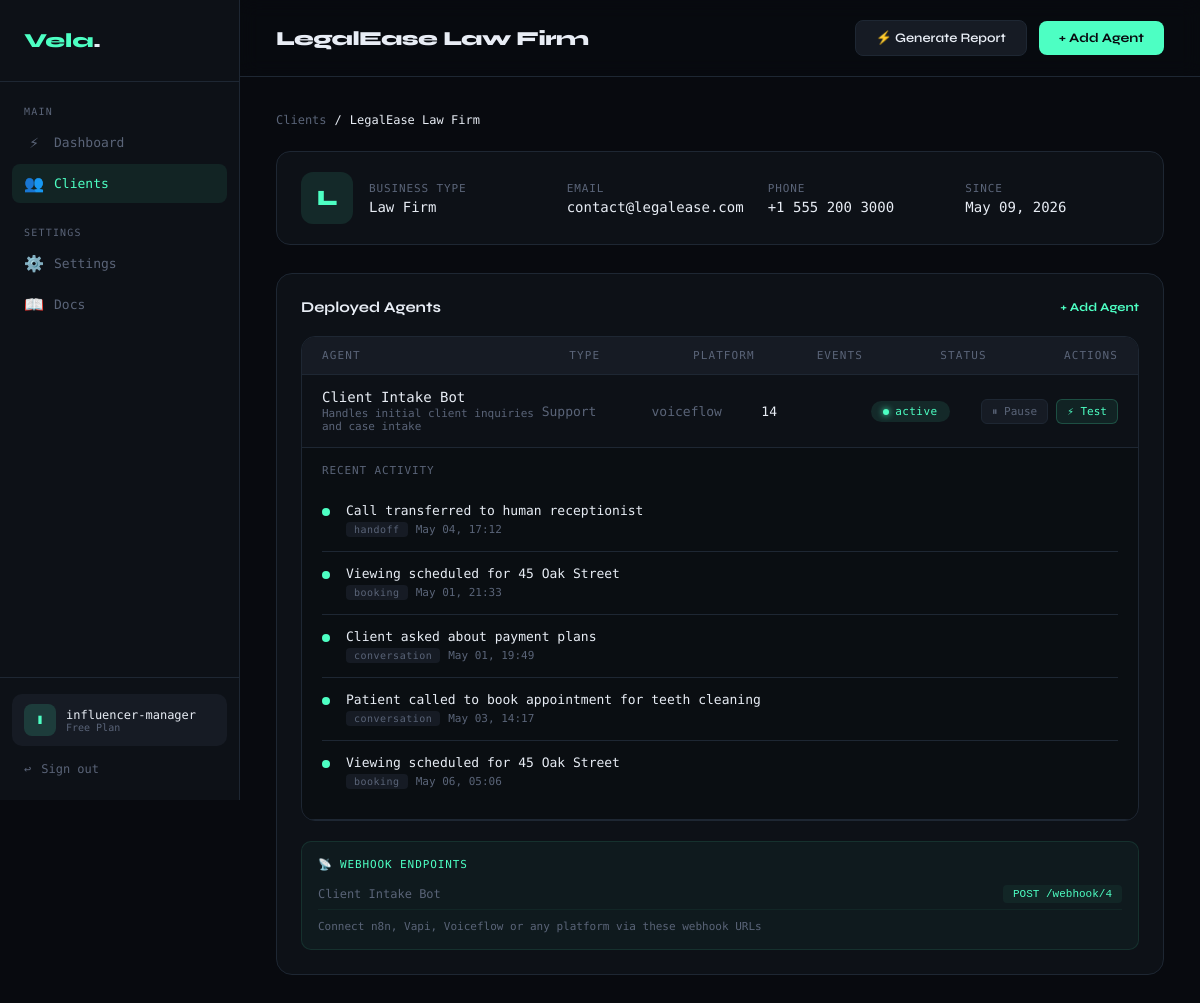
Screenshot of /clients/3 (signed in) with the database file from the repository.
### app.py (models this page shows)
class Client(db.Model):
    id = db.Column(db.Integer, primary_key=True)
    name = db.Column(db.String(100), nullable=False)
    business_type = db.Column(db.String(100))
    email = db.Column(db.String(120))
    phone = db.Column(db.String(20))
    agency_id = db.Column(db.Integer, db.ForeignKey('agency.id'), nullable=False)
    created_at = db.Column(db.DateTime, default=datetime.utcnow)
    agents = db.relationship('Agent', backref='client', lazy=True)

class Agent(db.Model):
    id = db.Column(db.Integer, primary_key=True)
    name = db.Column(db.String(100), nullable=False)
    agent_type = db.Column(db.String(50))  # receptionist, sales, support, etc
    platform = db.Column(db.String(50))    # n8n, vapi, voiceflow, custom
    status = db.Column(db.String(20), default='active')  # active, paused, error
    description = db.Column(db.Text)
    client_id = db.Column(db.Integer, db.ForeignKey('client.id'), nullable=False)
    created_at = db.Column(db.DateTime, default=datetime.utcnow)
    logs = db.relationship('ActivityLog', backref='agent', lazy=True)

class ActivityLog(db.Model):
    id = db.Column(db.Integer, primary_key=True)
    agent_id = db.Column(db.Integer, db.ForeignKey('agent.id'), nullable=False)
    event_type = db.Column(db.String(50))   # conversation, booking, error, handoff
    summary = db.Column(db.Text)
    outcome = db.Column(db.String(20))      # success, failed, pending
    created_at = db.Column(db.DateTime, default=datetime.utcnow)

### app.py (the view)
@app.route('/clients/<int:client_id>')
def client_detail(client_id):
    if 'agency_id' not in session:
        return redirect(url_for('login'))
    client = Client.query.get_or_404(client_id)
    return render_template('client_detail.html', client=client)

### templates/client_detail.html (shortened to what this page needs)
{% extends "base.html" %}
{% block page_title %}{{ client.name }}{% endblock %}
{% block topbar_actions %}
  <a href="/clients/{{ client.id }}/report" class="btn-secondary">⚡ Generate Report</a>
  <a href="/clients/{{ client.id }}/agents/add" class="btn-primary">+ Add Agent</a>
{% endblock %}
{% block content %}
<div class="breadcrumb">
  <a href="/clients">Clients</a>
  <span>/</span>
  <span>{{ client.name }}</span>
</div>
<div style="display:grid;grid-template-columns:auto 1fr;gap:16px;align-items:center;margin-bottom:28px;padding:20px 24px;background:var(--surface);border:1px solid var(--border);border-radius:14px;">
  <div style="width:52px;height:52px;background:rgba(77,255,195,0.1);border-radius:12px;display:flex;align-items:center;justify-content:center;font-family:'Syne',sans-serif;font-size:22px;font-weight:800;color:var(--accent);">
    {{ client.name[0].upper() }}
  </div>
  <div style="display:grid;grid-template-columns:repeat(4,1fr);gap:24px;">
    <div>
      <div style="font-size:11px;color:var(--muted);text-transform:uppercase;letter-spacing:0.08em;margin-bottom:4px;">Business Type</div>
      <div style="font-size:14px;">{{ client.business_type or '—' }}</div>
    </div>
    <div>
      <div style="font-size:11px;color:var(--muted);text-transform:uppercase;letter-spacing:0.08em;margin-bottom:4px;">Email</div>
      <div style="font-size:14px;">{{ client.email or '—' }}</div>
    </div>
    <div>
      <div style="font-size:11px;color:var(--muted);text-transform:uppercase;letter-spacing:0.08em;margin-bottom:4px;">Phone</div>
      <div style="font-size:14px;">{{ client.phone or '—' }}</div>
    </div>
    <div>
      <div style="font-size:11px;color:var(--muted);text-transform:uppercase;letter-spacing:0.08em;margin-bottom:4px;">Since</div>
      <div style="font-size:14px;">{{ client.created_at.strftime('%b %d, %Y') }}</div>
    </div>
  </div>
</div>
<div class="card">
  <div class="card-title">
    Deployed Agents
    <a href="/clients/{{ client.id }}/agents/add" style="font-size:12px;color:var(--accent);text-decoration:none;">+ Add Agent</a>
  </div>
  {% if client.agents %}
  <div class="table-wrap">
    <div class="table-header" style="grid-template-columns:2fr 1fr 1fr 1fr 1fr auto;">
      <span>Agent</span><span>Type</span><span>Platform</span><span>Events</span><span>Status</span><span>Actions</span>
    </div>
    {% for agent in client.agents %}
    <div class="table-row" style="grid-template-columns:2fr 1fr 1fr 1fr 1fr auto;" id="agent-row-{{ agent.id }}">
      <div>
        <div style="font-size:14px;">{{ agent.name }}</div>
        <div style="font-size:11px;color:var(--muted);margin-top:2px;">{{ agent.description[:50] + '...' if agent.description and agent.description|length > 50 else agent.description or 'No description' }}</div>
      </div>
      <div style="color:var(--muted);font-size:13px;text-transform:capitalize;">{{ agent.agent_type or '—' }}</div>
      <div style="color:var(--muted);font-size:13px;">{{ agent.platform or '—' }}</div>
      <div style="font-size:13px;" id="event-count-{{ agent.id }}">{{ agent.logs|length }}</div>
      <div><span class="badge {{ agent.status }}" id="status-badge-{{ agent.id }}">{{ agent.status }}</span></div>
      <div style="display:flex;gap:8px;">
        <button onclick="toggleStatus({{ agent.id }})" id="toggle-btn-{{ agent.id }}"
          style="background:var(--surface2);border:1px solid var(--border);color:var(--muted);padding:5px 10px;border-radius:6px;font-size:11px;cursor:pointer;font-family:'DM Mono',monospace;">
          {% if agent.status == 'active' %}⏸ Pause{% else %}▶ Activate{% endif %}
        </button>
        <button onclick="testWebhook({{ agent.id }})" id="test-btn-{{ agent.id }}"
          style="background:rgba(77,255,195,0.08);border:1px solid rgba(77,255,195,0.2);color:var(--accent);padding:5px 10px;border-radius:6px;font-size:11px;cursor:pointer;font-family:'DM Mono',monospace;">
          ⚡ Test
        </button>
      </div>
    </div>
    <div style="background:rgba(0,0,0,0.2);padding:16px 20px;border-bottom:1px solid var(--border);" id="log-feed-{{ agent.id }}">
      <div style="font-size:11px;color:var(--muted);letter-spacing:0.08em;text-transform:uppercase;margin-bottom:12px;">Recent Activity</div>
      {% for log in agent.logs[-5:]|reverse %}
      <div class="log-item">
        <div class="log-dot {{ log.outcome }}"></div>
        <div class="log-content">
          <div class="log-summary">{{ log.summary or 'Event recorded' }}</div>
          <div class="log-meta" style="display:flex;gap:8px;align-items:center;margin-top:3px;">
            <span class="log-type">{{ log.event_type }}</span>
            <span>{{ log.created_at.strftime('%b %d, %H:%M') }}</span>
          </div>
        </div>
      </div>
      {% endfor %}
    </div>
    {% endfor %}
  </div>
  <div style="margin-top:20px;padding:16px;background:rgba(77,255,195,0.04);border:1px solid rgba(77,255,195,0.1);border-radius:10px;">
    <div style="font-size:11px;color:var(--accent);letter-spacing:0.08em;text-transform:uppercase;margin-bottom:8px;">📡 Webhook Endpoints</div>
    {% for agent in client.agents %}
    <div style="display:flex;justify-content:space-between;align-items:center;padding:6px 0;border-bottom:1px solid rgba(77,255,195,0.05);">
      <span style="font-size:12px;color:var(--muted);">{{ agent.name }}</span>
      <code style="font-size:11px;color:var(--accent);background:rgba(77,255,195,0.05);padding:3px 10px;border-radius:4px;">POST /webhook/{{ agent.id }}</code>
    </div>
    {% endfor %}
    <p style="font-size:11px;color:var(--muted);margin-top:10px;">Connect n8n, Vapi, Voiceflow or any platform via these webhook URLs</p>
  </div>
  {% endif %}
</div>
{% endblock %}

### templates/base.html (style rules this page uses)
:root { --bg: #080A0F; --surface: #0D1117; --surface2: #161B24; --border: #1E2733; --accent: #4DFFC3; --accent2: #7B61FF; --text: #E8EDF5; --muted: #5A6478; --danger: #FF4D6D; --warning: #FFB547; --sidebar: 240px; }
* { margin: 0; padding: 0; box-sizing: border-box; }
body { background: var(--bg); color: var(--text); font-family: 'DM Mono', monospace; min-height: 100vh; display: flex; }
.btn-primary { background: var(--accent); color: var(--bg); border: none; padding: 9px 20px; border-radius: 8px; font-family: 'Syne', sans-serif; font-weight: 700; font-size: 13px; cursor: pointer; text-decoration: none; transition: all 0.2s; display: inline-flex; align-items: center; gap: 6px; }
.btn-secondary { background: var(--surface2); color: var(--text); border: 1px solid var(--border); padding: 9px 20px; border-radius: 8px; font-family: 'Syne', sans-serif; font-weight: 600; font-size: 13px; cursor: pointer; text-decoration: none; transition: all 0.2s; display: inline-flex; align-items: center; gap: 6px; }
.card { background: var(--surface); border: 1px solid var(--border); border-radius: 16px; padding: 24px; }
.card-title { font-family: 'Syne', sans-serif; font-size: 15px; font-weight: 700; margin-bottom: 20px; display: flex; justify-content: space-between; align-items: center; }
.table-wrap { background: var(--surface); border: 1px solid var(--border); border-radius: 14px; overflow: hidden; }
.table-header { display: grid; padding: 12px 20px; background: var(--surface2); font-size: 11px; letter-spacing: 0.1em; color: var(--muted); text-transform: uppercase; border-bottom: 1px solid var(--border); }
.table-row { display: grid; padding: 14px 20px; border-bottom: 1px solid var(--border); align-items: center; transition: background 0.15s; text-decoration: none; color: var(--text); }
.badge { display: inline-flex; align-items: center; gap: 6px; padding: 4px 12px; border-radius: 100px; font-size: 11px; letter-spacing: 0.04em; }
.badge::before { content: ''; width: 6px; height: 6px; border-radius: 50%; }
.badge.active { background: rgba(77,255,195,0.1); color: var(--accent); }
.badge.active::before { background: var(--accent); box-shadow: 0 0 6px var(--accent); }
.breadcrumb { display: flex; align-items: center; gap: 8px; font-size: 12px; color: var(--muted); margin-bottom: 24px; }
.breadcrumb a { color: var(--muted); text-decoration: none; }
.breadcrumb span { color: var(--text); }
.log-item { display: flex; gap: 16px; padding: 14px 0; border-bottom: 1px solid var(--border); align-items: flex-start; }
.log-item:last-child { border-bottom: none; }
.log-dot { width: 8px; height: 8px; border-radius: 50%; margin-top: 5px; flex-shrink: 0; }
.log-dot.success { background: var(--accent); }
.log-content { flex: 1; }
.log-summary { font-size: 13px; margin-bottom: 4px; }
.log-meta { font-size: 11px; color: var(--muted); }
.log-type { font-size: 10px; padding: 2px 8px; border-radius: 4px; background: var(--surface2); color: var(--muted); letter-spacing: 0.05em; }

### rows the page displays
Client: name "LegalEase Law Firm", name "L", business_type "Law Firm", email "contact@legalease.com", phone "+1 555 200 3000", created_at "May 09, 2026"
Agent: name "Client Intake Bot", description "Handles initial client inquiries and case intake", agent_type "Support", platform "voiceflow", logs|length "14", status "active", shows "⏸ Pause", id "4"
ActivityLog: summary "Call transferred to human receptionist", event_type "handoff", created_at "May 04, 17:12"
ActivityLog: summary "Viewing scheduled for 45 Oak Street", event_type "booking", created_at "May 01, 21:33"
ActivityLog: summary "Client asked about payment plans", event_type "conversation", created_at "May 01, 19:49"
ActivityLog: summary "Patient called to book appointment for teeth cleaning", event_type "conversation", created_at "May 03, 14:17"
ActivityLog: summary "Viewing scheduled for 45 Oak Street", event_type "booking", created_at "May 06, 05:06"

### other values shown
{{ session.agency_name[0].upper() if session.agency_name else 'A' }} "I"
{{ session.agency_name or 'My Agency' }} "influencer-manager"
